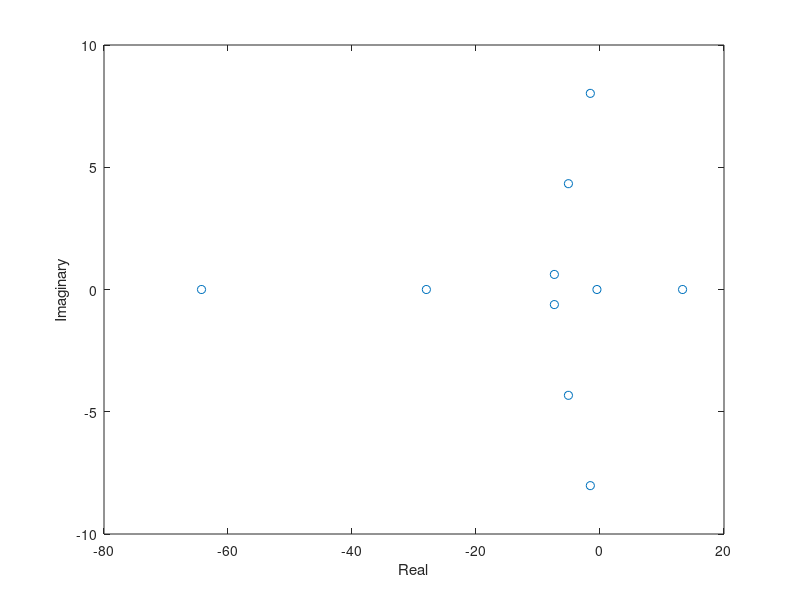

This figure's MATLAB source:
% Eigenvalue Search for the Equations of film blowing
%
%		      Md Fayaz Ahamed
%             February 2021
% ------------------------------------------------------------
clc
tic
%diary on
% 16 digit floating point
format long e
D=21;
%parameters
beta=1.0;ita=1.0;F=1.0;
% N	- number of collocation points -1 (0,..,N)
N = input('Please enter the number of collacation point N you want:');
% collocation points
X = 0:N;
Xa = cos(pi*X/N);
Xb = 0.5*(1.0+Xa(1:N));
% ------------------------------------------------------------

% Chebyshev polynomials
T = zeros(N+1);
DT = zeros(N+1);
%
T(:,1) = 1;
T(:,2) = Xa';
DT(:,1) = 0;
DT(:,2) = 1;
%
for i = 3:N+1
	T(:,i) = 2*Xa'.*T(:,i-1)-T(:,i-2);
	DT(:,i) = 2*T(:,i-1)+2*Xa'.*DT(:,i-1)-DT(:,i-2);
end
T1=T(N+1,:);

% ------------------------------------------------------------
%
% Aim: Find the roots of det(A-B*lambda) = 0
%
Bmatrix = zeros(3*(N+1));
%
% Elements for b-equation
Bmatrix(1:N,1:(N+1)) = T(1:N,:);
Bmatrix((N+1):(N+N),(N+2):(N+N+2)) = T(1:N,:);
%
V=exp((F/4.0*ita)*Xb(1:N));
VD=(F/4.0*ita)*(exp((F/4.0*ita)*Xb(1:N)));
A=exp(-(F/4.0*ita)*Xb(1:N));
AD=(-F/4.0*ita)*(exp(-(F/4.0*ita)*Xb(1:N)));
B=exp(-(F/4.0*ita)*Xb(1:N)) + ((4.0*beta)/F)*(exp(-(F/4.0*ita)*Xb(1:N))).*((exp(-(F/4.0*ita)*Xb(1:N))) - 1.0);
BD=-(F/4.0*ita)*exp(-(F/4.0*ita)*Xb(1:N))-(2.0*beta/ita)*exp(-(F/2.0*ita)*Xb(1:N))+(beta/ita)*exp(-(F/4.0*ita)*Xb(1:N));

%
Vbar=diag(V);
Vbarprime=diag(VD);
Abar=diag(A);
Abarprime=diag(AD);
Bbar=diag(B);
Bbarprime=diag(BD);

% Entiresfor A-matrix
P= 2.0*Vbar*DT(1:N,:)+Vbarprime*T(1:N,:);
Q=Abarprime*T(1:N,:)+2.0*Abar*DT(1:N,:);
R=Bbarprime*T(1:N,:)+2.0*Bbar*DT(1:N,:);
S=2.0*Bbar*Vbarprime-2.0*Bbar*Vbar+(beta/ita)*Abar;
L =3.0*Abar*Vbarprime+1.0-2.0*Vbar*Abarprime-(F/ita);
K =3.0*Abar*Bbar + Abar*Bbarprime + 2.0*Bbar*Abarprime;
ST=S*T(1:N,:);
LT=L*T(1:N,:);
KT=K*T(1:N,:);
%
Amatrix = zeros(3*(N+1));
%
% Equations for determining elements of Amatrix
Amatrix(1:N,1:(N+1)) = -P;
Amatrix(1:N,(N+N+3):(N+N+N+3))= -Q;
Amatrix((N+1):(N+N),1:(N+1))=-(beta/ita)*T(1:N,:);
Amatrix((N+1):(N+N),(N+2):(N+N+2)) = -P; 
Amatrix((N+1):(N+N),(N+N+3):(N+N+N+3))= -R;
Amatrix((2*N+1):(3*N),1:(N+1))=ST;
Amatrix((2*N+1):(3*N),(N+2):(2*N+2)) = LT; 
Amatrix((2*N+1):(3*N),(2*N+3):(3*N+3))=KT;
Amatrix((3*N+1),1:(N+1))=T1; 
Amatrix((3*N+2),(N+2):(2*N+2))=T1; 
Amatrix((3*N+3),(2*N+3):(3*N+3))=T1; 
Amatrix;
% ------------------------------------------------------------
%
% Eigenvalue calculation - filtering
%
eigenvalues = eig(Amatrix,Bmatrix)
plot(eigenvalues,'o')
xlabel('Real')
ylabel('Imaginary')
%
toc
% index = find(finite(eigenvalues));
% result = eigenvalues(index);
% [realparts,ind] = sort(real(result));
% while any(realparts>  0.5*nu*exp(3*nu)/(exp(nu)-1))
% 	ind = ind(1:size(ind)-1);
% 	realparts = realparts(1:size(ind));
% end
% %
% % Array of eigenvalues
% complex_eigenvalues = result(ind)
%
%diary off
%
% ------------------------------------------------------------
% End of code


